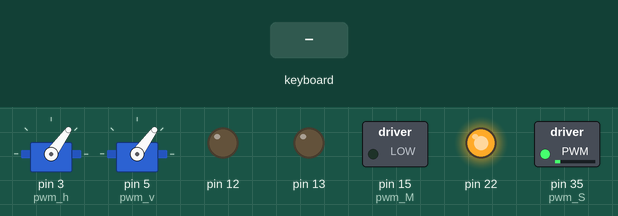
Recording of a program running on a simulated Raspberry Pi (header pin numbers). On the bench: 2 × servo, switched loads named in the program (green lamp = pin HIGH), output pins drawn as LEDs (lit = HIGH). The inputs (shaded band) are chosen by the test bench. The pygame window is not drawn; servo angles are drawn from the pulse width (0.5 ms = 0°, 2.5 ms = 180°).

Above: at 1.2 s.
1.3 s: key "a" typed on the keyboard
At 1.45 s:
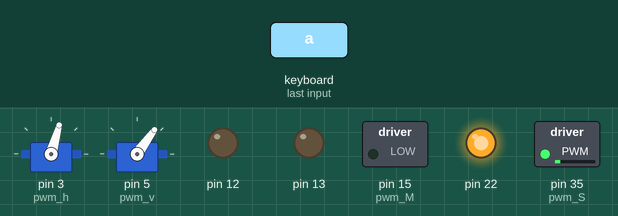
3.1 s: key "d" typed on the keyboard
At 3.25 s:
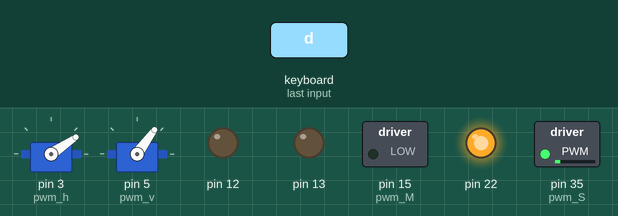
4.8 s: key "s" typed on the keyboard
At 6.1 s:
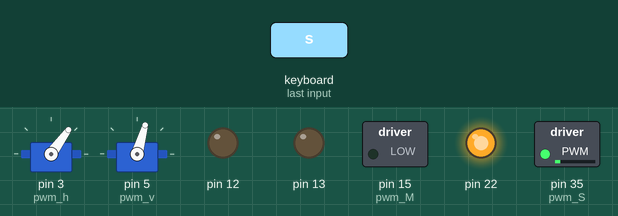
6.4 s: key down typed on the keyboard
At 7.3 s:
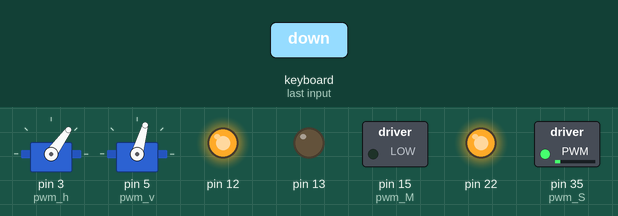
8.1 s: key "w" typed on the keyboard
At 8.7 s:
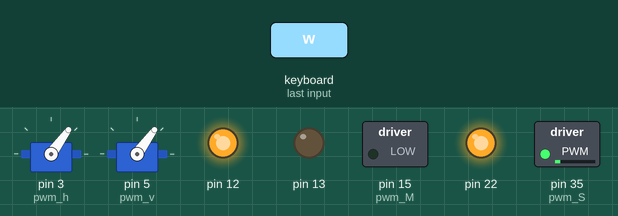
9.7 s: key up typed on the keyboard
At 11.2 s:
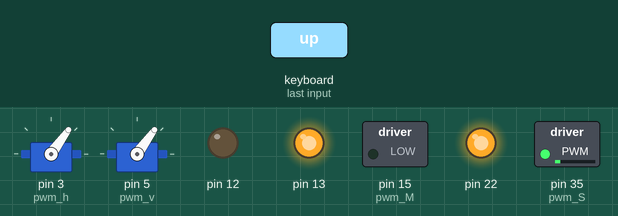
Timing chart, 0 to 12.4 s (numbered marks = the images above; inputs shaded):
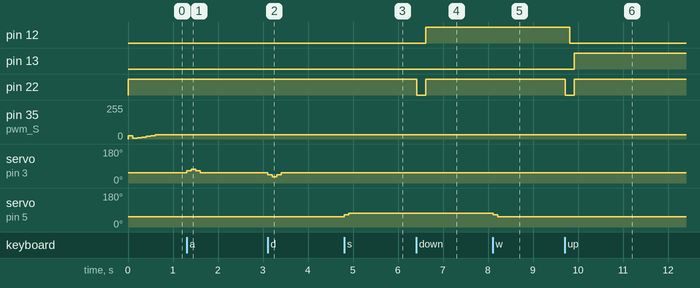

Measured:
- after the input at 1.3 s, servo on pin 3 (pwm_h): 54° → 64° at once, → 74° 0.10 s later, → 64° 0.10 s later, → 54° 0.10 s later
- after the input at 3.1 s, servo on pin 3 (pwm_h): 54° → 44° at once, → 34° 0.10 s later, → 44° 0.10 s later, → 54° 0.10 s later
- after the input at 4.8 s, servo on pin 5 (pwm_v): 54° → 64° at once, → 74° 0.10 s later
- after the input at 6.4 s, pin 12: LOW → HIGH after 0.21 s; pin 22: HIGH → LOW at once, → HIGH 0.20 s later
- after the input at 8.1 s, servo on pin 5 (pwm_v): 74° → 64° at once, → 54° 0.10 s later
- after the input at 9.7 s, pin 12: HIGH → LOW after 0.12 s; pin 13: LOW → HIGH after 0.22 s; pin 22: HIGH → LOW at once, → HIGH 0.20 s later

The program:

control.py
```python
import time
import pygame
from pygame.locals import *
import os, sys
import RPi.GPIO as GPIO

GPIO.setmode(GPIO.BOARD)

#Camera
GPIO.setup(3,GPIO.OUT)
GPIO.setup(5,GPIO.OUT)

pwm_h=GPIO.PWM(3,50) #PWM moviment horitzontal
pwm_v=GPIO.PWM(5,50) #PWM moviment vertical

[h,v]=[5.5,5.5]

pwm_h.start(h)
pwm_v.start(v)

#Motor
GPIO.setup(15,GPIO.OUT)#PWM Motor
GPIO.setup(12,GPIO.OUT)#AIN1 alt sentit positiu
GPIO.setup(13,GPIO.OUT)#AIN2 alt sentit negatiu
GPIO.setup(22,GPIO.OUT)#STBY alt per a sortir del mode stand by

pwm_M=GPIO.PWM(15,20000)
GPIO.output(12,0)#AIN1
GPIO.output(13,0)#AIN2
GPIO.output(22,1)

pwm_M.start(0)
[up,down]=[0,0]

#Servomotor
GPIO.setup(35,GPIO.OUT) #PWM servo
pwm_S=GPIO.PWM(35,100)
pwm_S.start(10)
direc=0

#Pygame
pygame.init() #Iniciar Pygame

screen=pygame.display.set_mode((240,240))
pygame.display.set_caption('Pi Crawler')

stop=False

while True:
    time.sleep(0.1)
    if stop:
        break
    for event in pygame.event.get():
        if event.type==QUIT:
            pygame.quit()
            sys.exit()
    key=pygame.key.get_pressed()

    #Control servos camera
    if key[K_a] and h<8:#11
        h=h+0.56875
    if key[K_d] and h>4:#1
        h=h-0.56875
    if not key[K_a] and not key[K_d]:
        if h<6:
            h=h+0.56875
        if h>6:
            h=h-0.56875

    if key[K_s] and v<8:
        v=v+0.56875
    if key[K_w] and v>4:
        v=v-0.56875

    #Control servo de direccio
    if key[K_LEFT] and direc<21:#Canviar numero
        direc=direc+2
    if key[K_RIGHT] and direc>1:#canviar numero
        direc=direc-2
    if not key[K_LEFT] and not key[K_RIGHT]:
        if direc>13:
            direc=direc-2
        if direc<13:
            direc=direc+2
        if direc==14 or direc==12:
            direc=13

    #Control motor escombretes
    if key[K_DOWN] and up<100:
        down=0
        if up==0:#si venim de estar en down
            GPIO.output(22,0)#Activem STBY
            time.sleep(0.1)#esperem
            pwm_M.ChangeDutyCycle(0)#Canviem de sentit de rotacio a UP
            GPIO.output(13,0)#AIN2
            time.sleep(0.1)
            GPIO.output(12,1)#AIN1
            GPIO.output(22,1)
        up=up+5
        pwm_M.ChangeDutyCycle(up)

    if key[K_UP] and down<100:
        up=0
        if down==0: #Venim de sentit UP
            GPIO.output(22,0) #Activem STBY
            time.sleep(0.1) #Esperem per seguretat
            pwm_M.ChangeDutyCycle(0) #Canvi sentit gir motor
            GPIO.output(12,0)#AIN1
            time.sleep(0.1)
            GPIO.output(13,1)#AIN2
            GPIO.output(22,1)
        down=down+5
        pwm_M.ChangeDutyCycle(down)

    if not key[K_UP] and not key[K_DOWN]: #Si es deixa d'apretar els botons
        if up>0: #Si estavam en UP
            up=up-5
            pwm_M.ChangeDutyCycle(up)
        if down>0: #Si estavam en DOWN
            down=down-5
            pwm_M.ChangeDutyCycle(down)

    #Sortir del programa
    if key[K_ESCAPE]:

        pwm_h.ChangeDutyCycle(5.5)
        pwm_v.ChangeDutyCycle(5.5)
        stop=True

    pwm_h.ChangeDutyCycle(h)
    pwm_v.ChangeDutyCycle(v)
    pwm_S.ChangeDutyCycle(direc)


GPIO.output(22,0)
GPIO.output(12,0)
GPIO.output(13,0)
pwm_M.ChangeDutyCycle(0)
```
